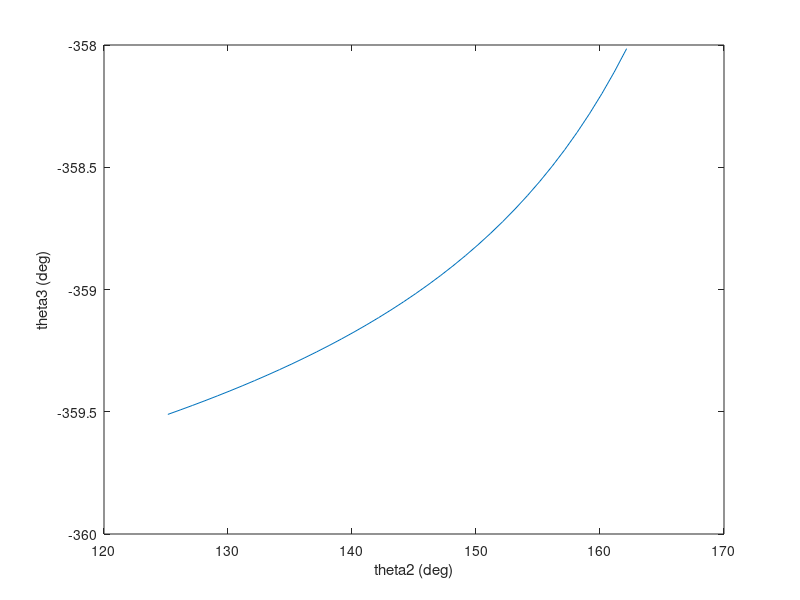
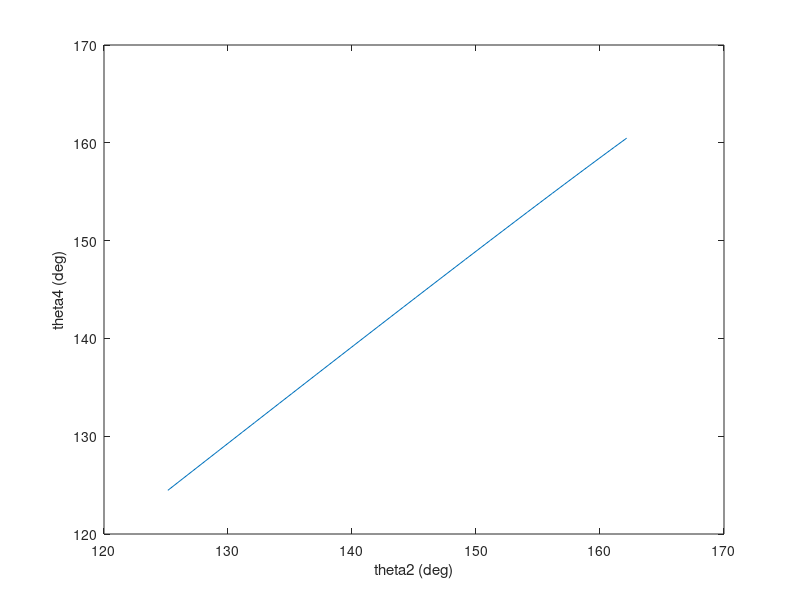
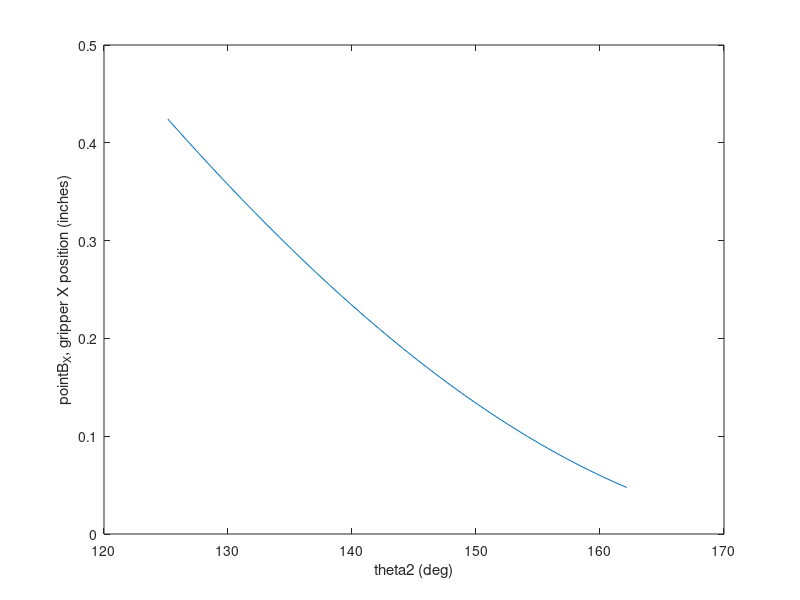
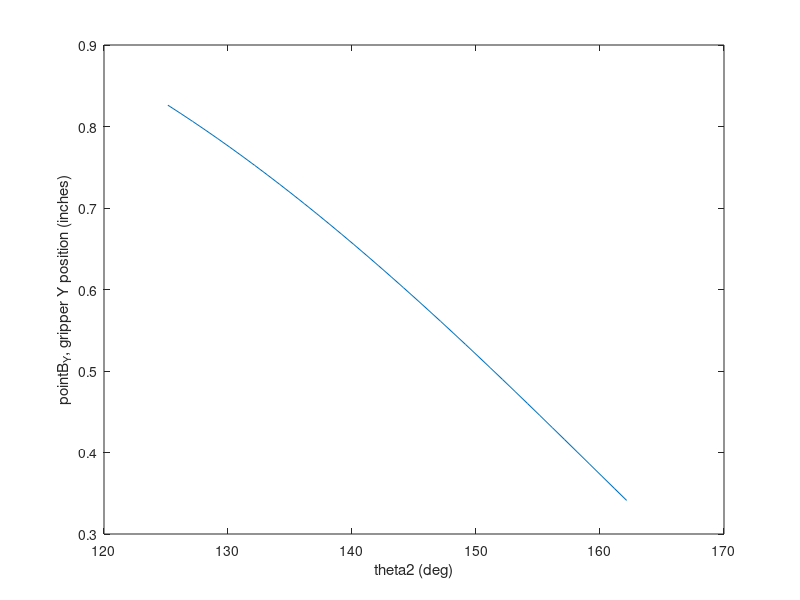

The MATLAB script that drew these images, in order:
a=2; %inches, L2
b=1.59769; % L3
c=2; % L4
d=1.57801; %L1
l2=a;
l3=b;
l4=c;
l1=d;
theta2=(180-54.8514)*pi/180:pi/180:(180-16.89)*pi/180; %  range of theta2 values (need to use offset angle)
omega2=1;
alpha2=0;
k1=d/a;
k2=d/c;
k3=(a^2-b^2+c^2+d^2)/(2*a*c);
A=cos(theta2)-k1-(k2*cos(theta2))+k3;
B=-2*sin(theta2);
C=k1-((k2+1)*cos(theta2))+k3;
%theta4=2*atan2(-B+sqrt(B.^2-(4*A.*C)),2*A); %for crossed circuit
theta4=2*atan2(-B-sqrt(B.^2-(4*A.*C)),2*A); %for open circuit
k4=l1/l3;
k5=(l4^2-l1^2-l2^2-l3^2)/(2*l2*l3);
D=cos(theta2)-k1+(k4*cos(theta2))+k5;
E=-2*sin(theta2);
F=k1+((k4-1)*cos(theta2))+k5;
%theta3=2*atan2(-E+sqrt(E.^2-(4*D.*F)),2*D); % for crossed circuit
theta3=2*atan2(-E-sqrt(E.^2-(4*D.*F)),2*D); % for open circuit
pointB_X=cos(theta2)+cos(theta3);
pointB_Y=sin(theta2)+sin(theta3);
theta2=theta2*180/pi;
theta3=theta3*180/pi;
theta4=theta4*180/pi;
figure(1)
plot(theta2,theta3)
xlabel('theta2 (deg)')
ylabel('theta3 (deg)')
figure(2)
plot(theta2,theta4)
xlabel('theta2 (deg)')
ylabel('theta4 (deg)')
figure(3)
plot(theta2,pointB_X)
xlabel('theta2 (deg)')
ylabel('pointB_X, gripper X position (inches)')
figure(4)
plot(theta2,pointB_Y)
xlabel('theta2 (deg)')
ylabel('pointB_Y, gripper Y position (inches)')
theta2=theta2*pi/180;
theta3=theta3*pi/180;
theta4=theta4*pi/180;

% Velocity analysis
omega3=(a.*omega2./b).*(sin(theta4-theta2))./(sin(theta3-theta4));
omega4=(a.*omega2./c).*(sin(theta2-theta3))./(sin(theta4-theta3));

%Velocity plots
% theta2=theta2*180/pi;
% figure(5)
% plot(theta2,omega3)
% xlabel('theta2 (deg)')
% ylabel('omega3 (rad/s)')
% figure(6)
% plot(theta2,omega4)
% xlabel('theta2 (deg)')
% ylabel('omega4 (rad/s)')
% theta2=theta2*pi/180;

% Acceleration analysis
accA=c*sin(theta4);
accB=b*sin(theta3);
accD=c*cos(theta4);
accE=b*cos(theta3);
accC=a.*alpha2.*sin(theta2)+a.*omega2.^2.*cos(theta2)+b.*omega3.^2.*cos(theta3)-c.*omega4.^2.*cos(theta4);
accF=a.*alpha2.*cos(theta2)-a.*omega2.^2.*sin(theta2)-b.*omega3.^2.*sin(theta3)+c.*omega4.^2.*sin(theta4);
alpha3=(accC.*accD-accA.*accF)./(accA.*accE-accB.*accD);
alpha4=(accC.*accE-accB.*accF)./(accA.*accE-accB.*accD);

% Acceleration plots
% theta2=theta2*180/pi;
% figure(7)
% plot(theta2,alpha3)
% xlabel('theta2 (deg)')
% ylabel('alpha3 (rad/s^2)')
% figure(8)
% plot(theta2,alpha4)
% xlabel('theta2 (deg)')
% ylabel('alpha4 (rad/s^2)')
% theta2=theta2*pi/180;
